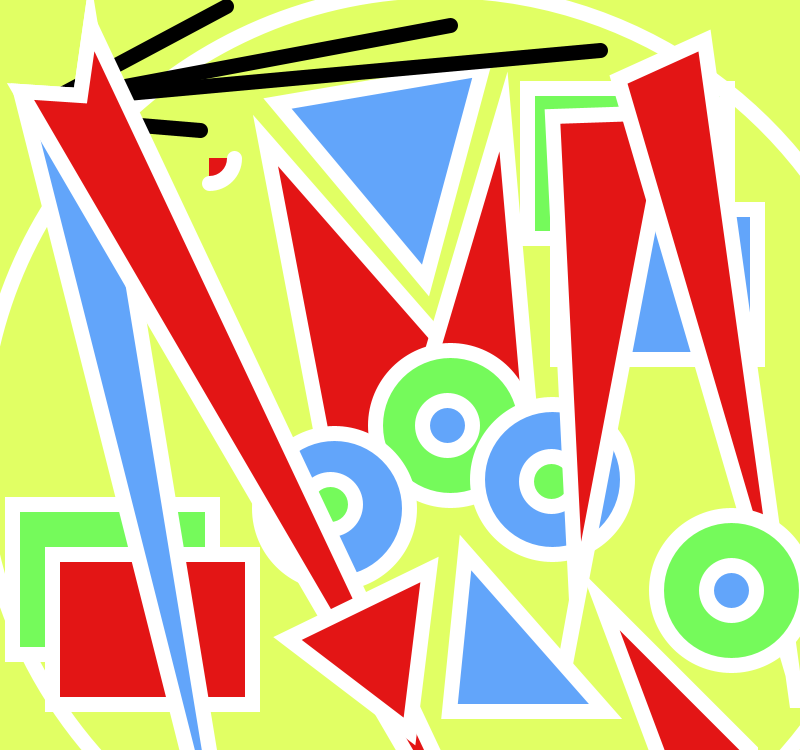
Frame 1 (no input)
Frame 60 (the mouse pressed at the canvas centre just before this capture): identical to frame 1, image omitted
Frame 120 (the mouse held since frame 60 and released just before this capture): identical to frame 1, image omitted

The Processing sketch that drew this single still picture (run headless with seeded random() and noise(); from frame 60 on, the mouse is pressed at the canvas centre):

// Processing sketch: processing_109930
// ── processing_109930.pde

//Vincent Comella
//Assignment 1-use an artist to create an image
//Nadir Afonso

void setup()
{
size(800,750);
background(225, 500, 100);
strokeWeight(15);
stroke(#FFFFFF);
noFill(); 

//outside line
ellipse(440, 450, 920, 920);
fill(#E31515);

//middle
fill(#62A5FA);
triangle(425, 280, 277, 103, 482, 68);

fill(#E31515);
triangle(265, 140, 559, 476, 329, 476);
triangle(503, 111, 533, 454, 400, 458);
arc(209, 158, 50, 50, 0, PI/2);

//Top Lines
{
stroke(0,0,0);
line(226, 6, 50, 100);
line(450, 25, 50, 100);
line(600, 50, 50, 100);
line(200, 130, 80, 120);
}

stroke(#FFFFFF);
fill(#75FA5B);
ellipse(450, 425, 150, 150);

fill(#62A5FA);
stroke(#FFFFFF);
ellipse(447, 425, 50, 50);

fill(#62A5FA);
ellipse(334, 508, 150, 150);
ellipse(552, 479, 150, 150);

fill(#75FA5B);
ellipse(330, 504, 50, 50);
ellipse(551, 481, 50, 50);
rect(12,504, width - 600, height-600);

fill(#E31515);
rect(52, 554, width - 600, height-600);

fill(#75FA5B);
rect(527, 88, width - 600, height-600);

fill(#62A5FA);
rect(557, 209, width - 600, height-600);

//left side 
fill(#62A5FA);
quad(250, 1000, 90, 25, 80, 95, 20, 91);

fill(#E31515);
quad(550, 1000, 90, 25, 80, 95, 20, 91);
quad(750, 1000, 600, 600, 750, 750, 750, 750);


//right side 
quad(552, 116, 670, 112, 558, 700, 576, 600);
quad( 618, 79, 704, 40, 796, 700, 800, 700);

fill(#62A5FA);
triangle(465, 552,605, 711, 449, 711);

fill(#E31515);
triangle(429, 569, 409, 731, 287, 638);

fill(#75FA5B);
ellipse(731, 590, 150, 150);

fill(#62A5FA);
ellipse(731, 590, 50, 50);


}
 
void draw()
{
  println("x: " + mouseX + " y: " + mouseY);
}
